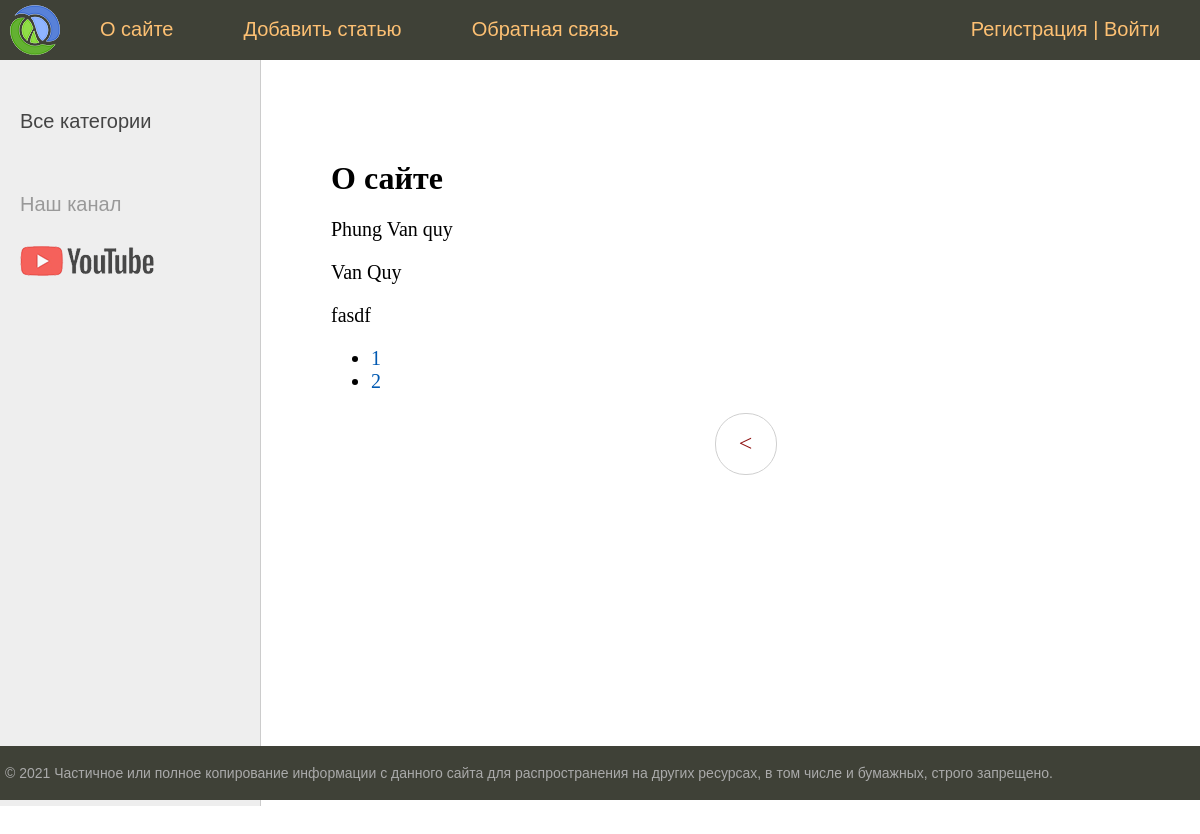
Before: /about/?page=3 with the older database file.
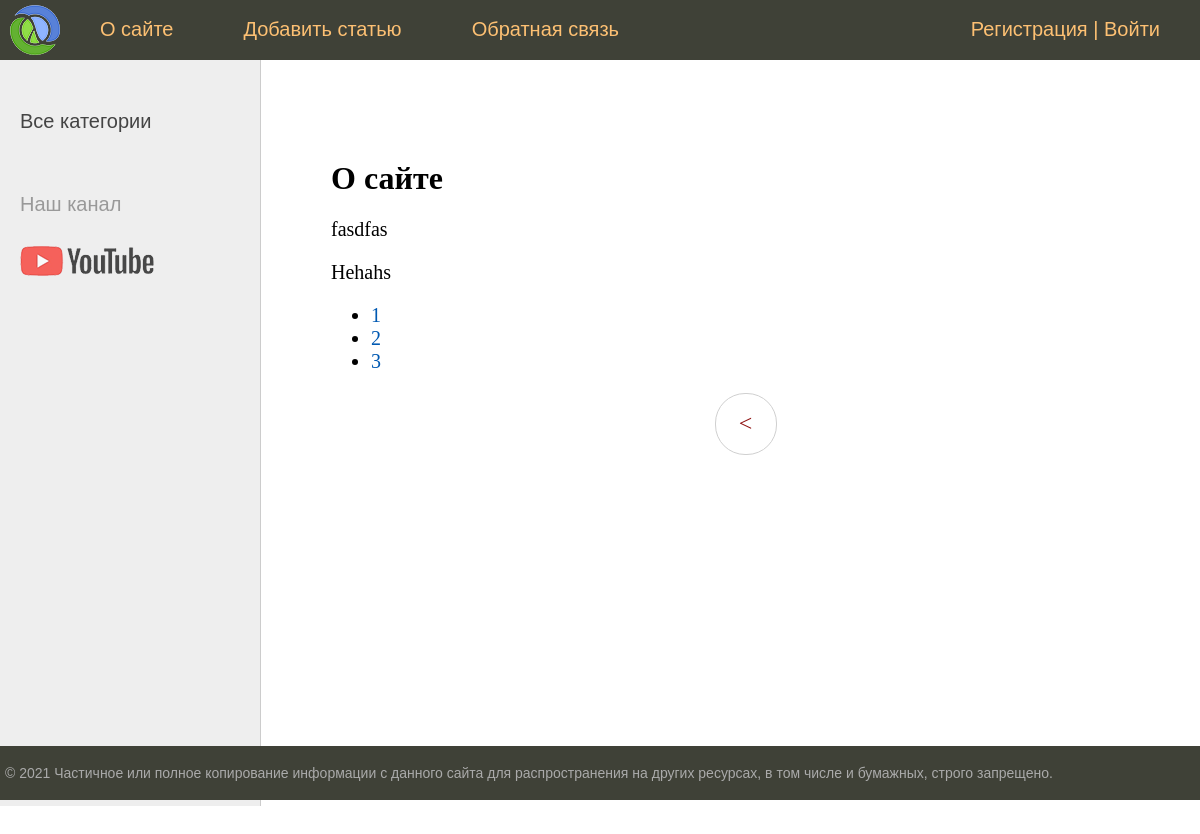
After: the same page with the newer database file.
### women/models.py (models this page shows, shortened)
class Women(models.Model):
    title = models.CharField(max_length=255, verbose_name="Заголовок")
    slug = models.SlugField(max_length=255, unique=True, db_index=True, verbose_name="URL")
    content = models.TextField(blank=True, verbose_name="Текст статьи")
    photo = models.ImageField(upload_to="photos/%Y/%m/%d/", verbose_name="Фото")
    time_create = models.DateTimeField(auto_now_add=True, verbose_name="Время создания")
    time_update = models.DateTimeField(auto_now=True, verbose_name="Время изменения")
    is_published = models.BooleanField(default=True, verbose_name="Публикация")
    cat = models.ForeignKey('Category', on_delete=models.PROTECT, verbose_name="Категории")
    def __str__(self):
        return self.title
    class Meta:
        verbose_name = 'Известные женщины'
        verbose_name_plural = 'Известные женщины'
        ordering = ['id']

### women/views.py (the view)
# urls.py: path('about/', about, name='about'),
def about(request):
    contact_list = Women.objects.all()
    paginator = Paginator(contact_list, 3)
    page_number = request.GET.get('page')
    page_obj = paginator.get_page(page_number)
    return render(request, 'women/about.html', {'page_obj':page_obj, 'menu': menu, 'title': 'О сайте'})

### women/templates/women/about.html
{% extends 'women/base.html' %}
{% block content %}
<h1>{{title}}</h1>
{% for contact in page_obj %}
<p>{{ contact }}</p>
{% endfor %}
<nav>
    <ul>
        {% for p in page_obj.paginator.page_range %}
        <li>
            <a href="?page={{ p }}">{{p}}</a>
        </li>
        {% endfor %}
    </ul>
</nav>
{% endblock %}

Changed rows visible on the page:
no longer on this page (row unchanged): Women: title "Phung Van quy"
no longer on this page (row unchanged): Women: title "Van Quy"
no longer on this page (row unchanged): Women: title "fasdf"
added Women: title "fasdfas"
added Women: title "Hehahs"
Other visible differences:
new list line: "3"
